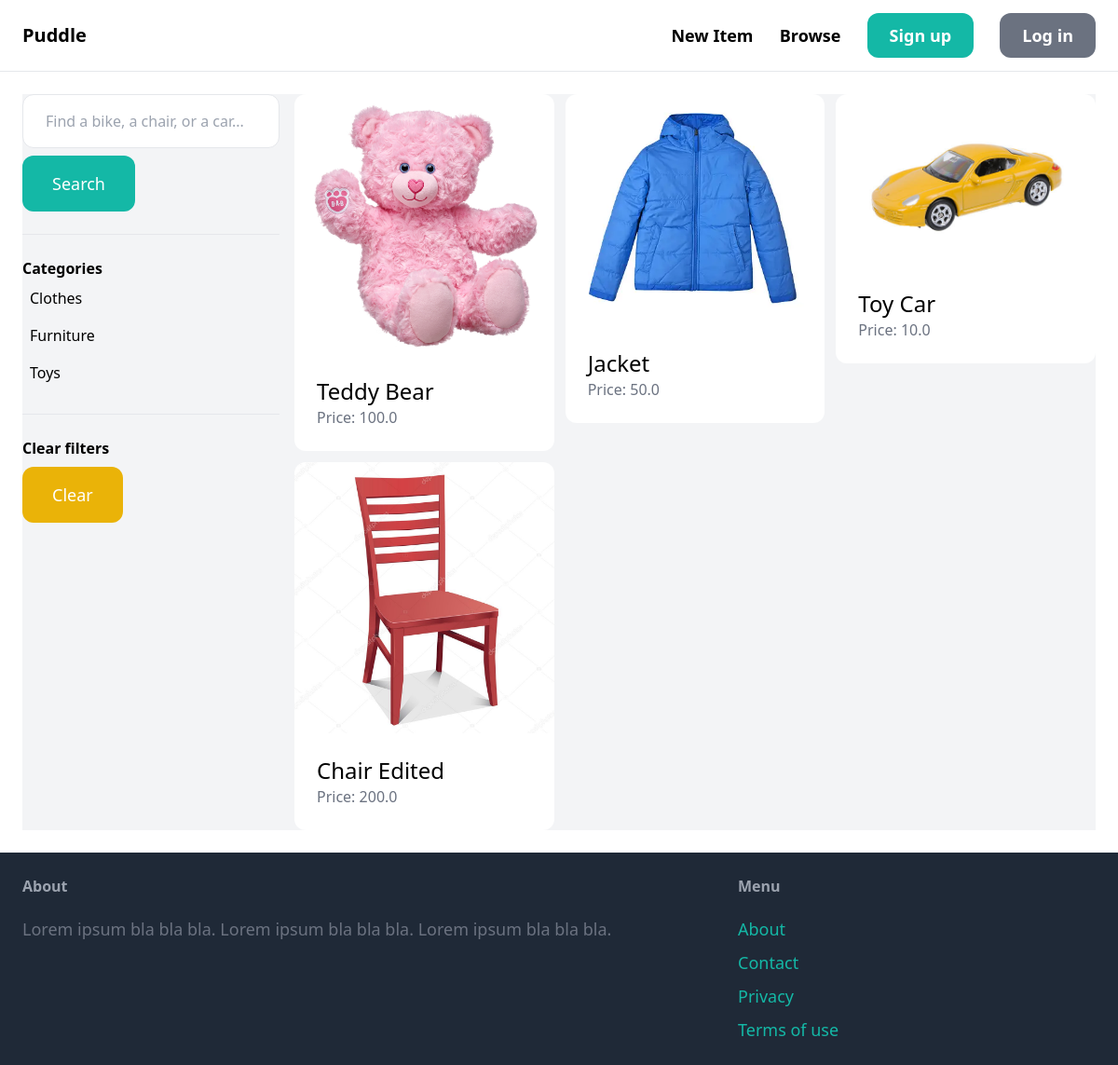
The app's page /items/ with its own data.
### item/models.py (models this page shows, shortened)
class Category(models.Model):
    name = models.CharField(max_length=255)
    class Meta:
        ordering = ('name',)
        verbose_name_plural = 'Categories'

class Item(models.Model):
    category = models.ForeignKey(Category, related_name='items', on_delete=models.CASCADE)
    name = models.CharField(max_length=255)
    description = models.TextField(blank=True, null=True)
    price = models.FloatField()
    image = models.ImageField(upload_to='item_images', blank="True", null=True)
    is_sold = models.BooleanField(default=False)
    created_by = models.ForeignKey(User, related_name='items', on_delete=models.CASCADE)
    created_at = models.DateTimeField(auto_now_add=True)

### item/views.py (the view)
# urls.py: path('', views.items, name='items'),
def items(request):
    query = request.GET.get('query', '')
    items = Item.objects.filter(is_sold=False)
    categories = Category.objects.all()
    category_id = request.GET.get('category', 0)
    if category_id:
        items = items.filter(category_id=category_id)
    if query:
        items = items.filter(Q(name__icontains=query) | Q(description__icontains=query))
    return render(request, 'item/items.html', {
        'items': items,
        'query': query,
        'categories': categories,
        'category_id': int(category_id)
    })

### item/templates/item/items.html (shortened to what this page needs)
{% extends 'core/base.html' %}
{% block content %}
    <div class="pd-6 grid grid-cols-4 gap-4 bg-gray-100">
        <div class="col-span-1">
            <form method="get" action="{% url 'item:items' %}">
                <input name="query" class="w-full py-4 px-6 border rounded-xl" type="text" value="{{ query }}" placeholder="Find a bike, a chair, or a car...">
                <button class="mt-2 py-4 px-8 text-lg bg-teal-500 text-white rounded-xl">Search</button>
            </form>
            <hr class="my-6">
            <p class="font-semibold">Categories</p>
            <ul>
                {% for category in categories %}
                    <li class="py-2 px-2 rounded-xl {% if category.id == category_id %} bg-gray-200 {% endif %}">
                        <a href="{% url 'item:items' %}?query={{ query }}&category={{ category.id }}">{{ category.name }}</a>
                    </li>
                {% endfor %}
            </ul>
            <hr class="my-6">
            <p class="font-semibold">Clear filters</p>
            <ul>
                <li><a href="{% url 'item:items' %}" class="mt-2 py-4 px-8 inline-block bg-yellow-500 text-lg rounded-xl text-white">Clear</a></li>
            </ul>
        </div>
        <div class="col-span-3">
            <div class="grid grid-cols-3 gap-3">
                {% for item in items %}
                 <div>
                     <a href="{% url 'item:detail' item.id %}">
                         <div>
                             <img src="{{ item.image.url }}" class="rounded-t-xl">
                         </div>
                         <div class="p-6 bg-white rounded-b-xl">
                             <h2 class="text-2xl">{{ item.name }}</h2>
                             <p class="text-gray-500">Price: {{ item.price }}</p>
                         </div>
                     </a>
                 </div>
                {% endfor %}
             </div>
        </div>
    </div>
{% endblock %}

### records on screen
Category: name "Clothes"
Category: name "Furniture"
Category: name "Toys"
Item: image (picture), name "Teddy Bear", price "100.0"
Item: image (picture), name "Jacket", price "50.0"
Item: image (picture), name "Toy Car", price "10.0"
Item: image (picture), name "Chair Edited", price "200.0"
